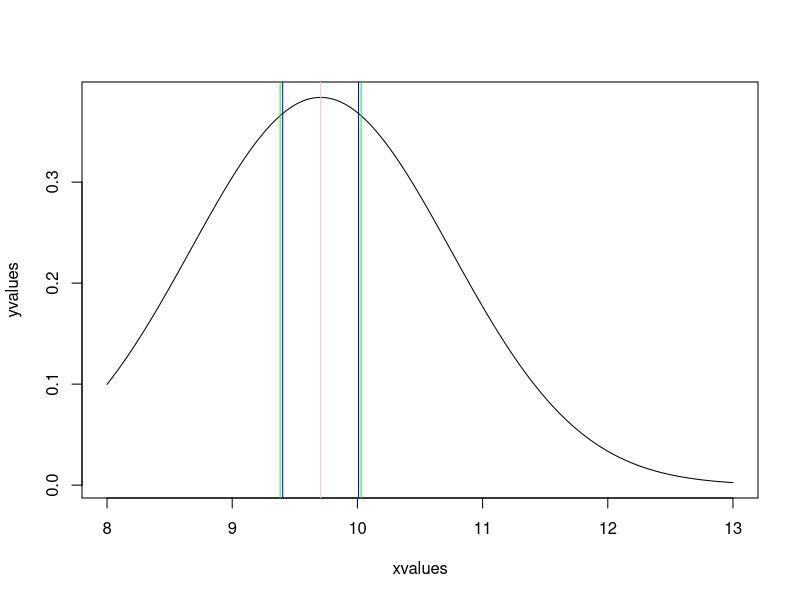
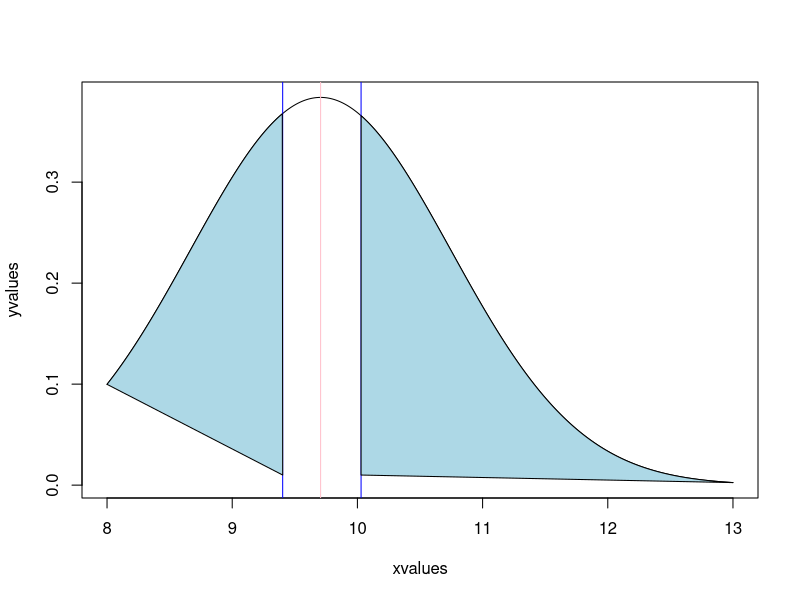
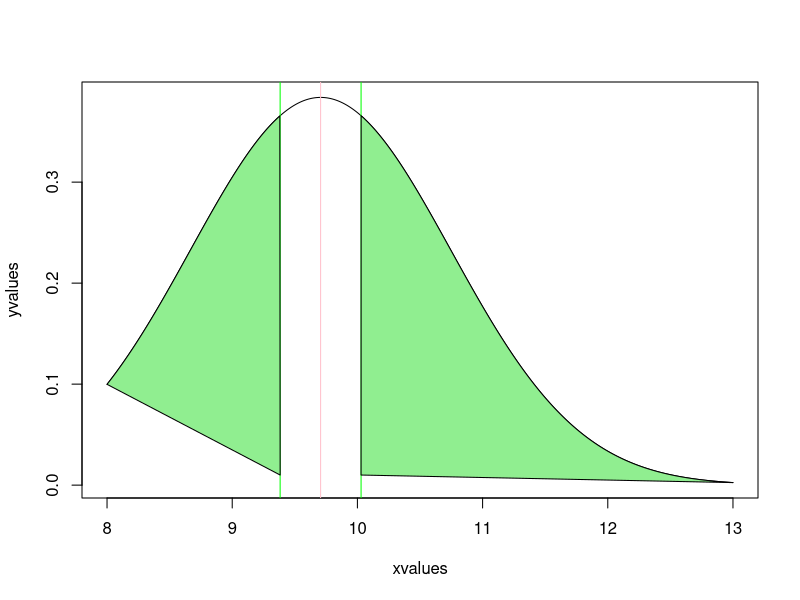
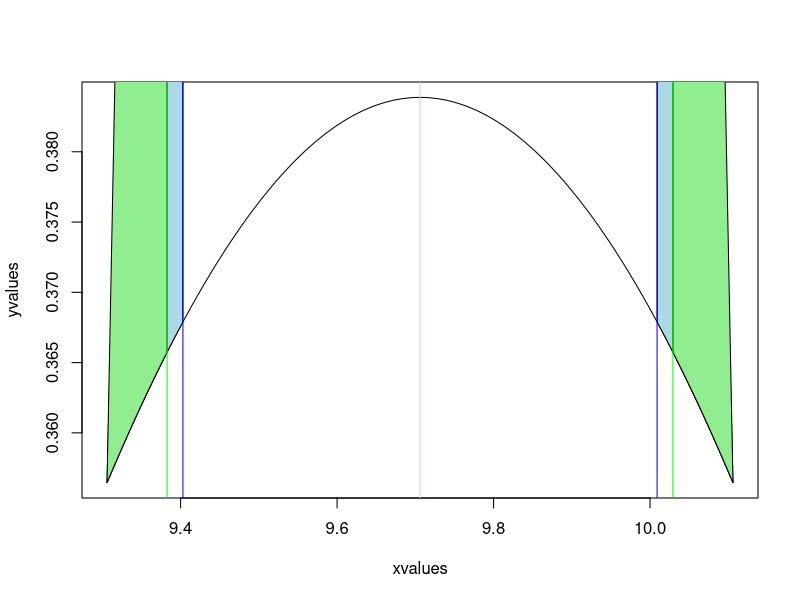

The R source for these figures, in order:
## ---- chunk 1
knitr::opts_chunk$set(echo = TRUE)
## ---- chunk 2
(randomVector = round(rnorm(5, mean=10, sd=1), 2))
## ---- chunk 3
(vectorSample = sample(randomVector))
(sampleMean = mean(vectorSample))
(sampleSD = sd(vectorSample))
## ---- chunk 4
#sesm: standard error of sample mean
#ucl: upper confidence level
#lcl: lower confidence level
#ci: confidence interval

confidenceLevel = function(sample, t, s){
  sesm = s/sqrt(length(sample))
  ucl = mean(sample)-qt((1-t/2)/2, 4)*sesm
  lcl = mean(sample)+qt((1-t/2)/2, 4)*sesm
  ci = c(lcl, ucl)
  return(ci)
}
#Confidence Level 0.95
(confidenceLevel95_vectorSample = confidenceLevel(vectorSample, 0.95, sd(randomVector)))

#Confidence Level 0.90
(confidenceLevel90_vectorSample = confidenceLevel(vectorSample, 0.9, sd(randomVector)))



## ---- chunk 5
xvalues = seq(8,13, .01)
yvalues = dnorm(xvalues, mean(randomVector), sd(randomVector))
plot(xvalues, yvalues, type ='l')
abline(v=mean(vectorSample), col='pink')
abline(v=confidenceLevel90_vectorSample[1], col='blue')
abline(v=confidenceLevel90_vectorSample[2], col='blue')
abline(v=confidenceLevel95_vectorSample[1], col='green')
abline(v=confidenceLevel95_vectorSample[2], col='green')
## ---- chunk 6
xvalues = seq(8,13, .01)
yvalues = dnorm(xvalues, mean(randomVector), sd(randomVector))
cl90_1 = confidenceLevel90_vectorSample[1]
cl90_2 = confidenceLevel95_vectorSample[2]
plot(xvalues, yvalues, type ='l')
abline(v=mean(vectorSample), col='pink')
abline(v=cl90_1, col='blue')
abline(v=cl90_2, col='blue')
polygon(c( xvalues[xvalues<=cl90_1], cl90_1), c(yvalues[xvalues<=cl90_1], 0.01), col="light blue")
polygon(c( xvalues[xvalues>=cl90_2], cl90_2), c(yvalues[xvalues>=cl90_2], 0.01), col="light blue")

cl95_1 = confidenceLevel95_vectorSample[1]
cl95_2 = confidenceLevel95_vectorSample[2]
plot(xvalues, yvalues, type ='l')
abline(v=mean(vectorSample), col='pink')
abline(v=cl95_1, col='green')
abline(v=cl95_2, col='green')
polygon(c( xvalues[xvalues<=cl95_1], cl95_1), c(yvalues[xvalues<=cl95_1], 0.01), col="light green")
polygon(c( xvalues[xvalues>=cl95_2], cl95_2), c(yvalues[xvalues>=cl95_2], 0.01), col="light green")
## ---- chunk 7
xvalues = seq((mean(randomVector)-0.4), (mean(randomVector)+0.4), .0001)
yvalues = dnorm(xvalues, mean(randomVector), sd(randomVector))
cl90_1 = confidenceLevel90_vectorSample[1]
cl90_2 = confidenceLevel90_vectorSample[2]
cl95_1 = confidenceLevel95_vectorSample[1]
cl95_2 = confidenceLevel95_vectorSample[2]

plot(xvalues, yvalues, type ='l')
polygon(c( xvalues[xvalues<=cl90_1], cl90_1), c(yvalues[xvalues<=cl90_1], 0.575), col="light blue")
polygon(c( xvalues[xvalues>=cl90_2], cl90_2), c(yvalues[xvalues>=cl90_2], 0.575), col="light blue")
polygon(c( xvalues[xvalues<=cl95_1], cl95_1), c(yvalues[xvalues<=cl95_1], 0.575), col="light green")
polygon(c( xvalues[xvalues>=cl95_2], cl95_2), c(yvalues[xvalues>=cl95_2], 0.575), col="light green")
abline(v=mean(vectorSample), col='pink')
abline(v=cl90_1, col='blue')
abline(v=cl90_2, col='blue')
abline(v=cl95_1, col='green')
abline(v=cl95_2, col='green')

